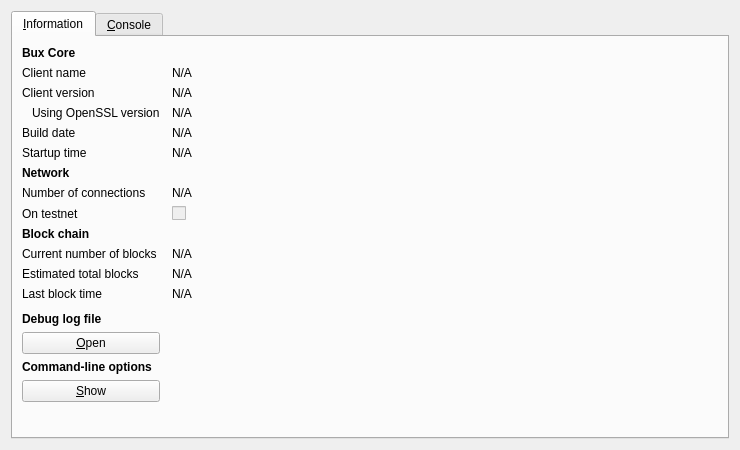
<?xml version="1.0" encoding="UTF-8"?>
<ui version="4.0">
 <class>RPCConsole</class>
 <widget class="QDialog" name="RPCConsole">
  <property name="geometry">
   <rect>
    <x>0</x>
    <y>0</y>
    <width>740</width>
    <height>450</height>
   </rect>
  </property>
  <property name="windowTitle">
   <string>Bux - Debug window</string>
  </property>
  <property name="styleSheet">
   <string notr="true">background-image: url(:/images/bkg2);</string>
  </property>
  <layout class="QVBoxLayout" name="verticalLayout_2">
   <item>
    <widget class="QTabWidget" name="tabWidget">
     <property name="currentIndex">
      <number>0</number>
     </property>
     <widget class="QWidget" name="tab_info">
      <attribute name="title">
       <string>&amp;Information</string>
      </attribute>
      <layout class="QGridLayout" name="gridLayout" columnstretch="0,1">
       <property name="horizontalSpacing">
        <number>12</number>
       </property>
       <item row="0" column="0">
        <widget class="QLabel" name="label_9">
         <property name="font">
          <font>
           <weight>75</weight>
           <bold>true</bold>
          </font>
         </property>
         <property name="text">
          <string>Bux Core</string>
         </property>
        </widget>
       </item>
       <item row="1" column="0">
        <widget class="QLabel" name="label_5">
         <property name="text">
          <string>Client name</string>
         </property>
        </widget>
       </item>
       <item row="1" column="1">
        <widget class="QLabel" name="clientName">
         <property name="cursor">
          <cursorShape>IBeamCursor</cursorShape>
         </property>
         <property name="text">
          <string>N/A</string>
         </property>
         <property name="textFormat">
          <enum>Qt::PlainText</enum>
         </property>
         <property name="textInteractionFlags">
          <set>Qt::LinksAccessibleByMouse|Qt::TextSelectableByKeyboard|Qt::TextSelectableByMouse</set>
         </property>
        </widget>
       </item>
       <item row="2" column="0">
        <widget class="QLabel" name="label_6">
         <property name="text">
          <string>Client version</string>
         </property>
        </widget>
       </item>
       <item row="2" column="1">
        <widget class="QLabel" name="clientVersion">
         <property name="cursor">
          <cursorShape>IBeamCursor</cursorShape>
         </property>
         <property name="text">
          <string>N/A</string>
         </property>
         <property name="textFormat">
          <enum>Qt::PlainText</enum>
         </property>
         <property name="textInteractionFlags">
          <set>Qt::LinksAccessibleByMouse|Qt::TextSelectableByKeyboard|Qt::TextSelectableByMouse</set>
         </property>
        </widget>
       </item>
       <item row="3" column="0">
        <widget class="QLabel" name="label_14">
         <property name="text">
          <string>Using OpenSSL version</string>
         </property>
         <property name="indent">
          <number>10</number>
         </property>
        </widget>
       </item>
       <item row="3" column="1">
        <widget class="QLabel" name="openSSLVersion">
         <property name="cursor">
          <cursorShape>IBeamCursor</cursorShape>
         </property>
         <property name="text">
          <string>N/A</string>
         </property>
         <property name="textFormat">
          <enum>Qt::PlainText</enum>
         </property>
         <property name="textInteractionFlags">
          <set>Qt::LinksAccessibleByMouse|Qt::TextSelectableByKeyboard|Qt::TextSelectableByMouse</set>
         </property>
        </widget>
       </item>
       <item row="4" column="0">
        <widget class="QLabel" name="label_12">
         <property name="text">
          <string>Build date</string>
         </property>
        </widget>
       </item>
       <item row="4" column="1">
        <widget class="QLabel" name="buildDate">
         <property name="cursor">
          <cursorShape>IBeamCursor</cursorShape>
         </property>
         <property name="text">
          <string>N/A</string>
         </property>
         <property name="textFormat">
          <enum>Qt::PlainText</enum>
         </property>
         <property name="textInteractionFlags">
          <set>Qt::LinksAccessibleByMouse|Qt::TextSelectableByKeyboard|Qt::TextSelectableByMouse</set>
         </property>
        </widget>
       </item>
       <item row="5" column="0">
        <widget class="QLabel" name="label_13">
         <property name="text">
          <string>Startup time</string>
         </property>
        </widget>
       </item>
       <item row="5" column="1">
        <widget class="QLabel" name="startupTime">
         <property name="cursor">
          <cursorShape>IBeamCursor</cursorShape>
         </property>
         <property name="text">
          <string>N/A</string>
         </property>
         <property name="textFormat">
          <enum>Qt::PlainText</enum>
         </property>
         <property name="textInteractionFlags">
          <set>Qt::LinksAccessibleByMouse|Qt::TextSelectableByKeyboard|Qt::TextSelectableByMouse</set>
         </property>
        </widget>
       </item>
       <item row="6" column="0">
        <widget class="QLabel" name="label_11">
         <property name="font">
          <font>
           <weight>75</weight>
           <bold>true</bold>
          </font>
         </property>
         <property name="text">
          <string>Network</string>
         </property>
        </widget>
       </item>
       <item row="7" column="0">
        <widget class="QLabel" name="label_7">
         <property name="text">
          <string>Number of connections</string>
         </property>
        </widget>
       </item>
       <item row="7" column="1">
        <widget class="QLabel" name="numberOfConnections">
         <property name="cursor">
          <cursorShape>IBeamCursor</cursorShape>
         </property>
         <property name="text">
          <string>N/A</string>
         </property>
         <property name="textFormat">
          <enum>Qt::PlainText</enum>
         </property>
         <property name="textInteractionFlags">
          <set>Qt::LinksAccessibleByMouse|Qt::TextSelectableByKeyboard|Qt::TextSelectableByMouse</set>
         </property>
        </widget>
       </item>
       <item row="8" column="0">
        <widget class="QLabel" name="label_8">
         <property name="text">
          <string>On testnet</string>
         </property>
        </widget>
       </item>
       <item row="8" column="1">
        <widget class="QCheckBox" name="isTestNet">
         <property name="enabled">
          <bool>false</bool>
         </property>
         <property name="text">
          <string/>
         </property>
        </widget>
       </item>
       <item row="9" column="0">
        <widget class="QLabel" name="label_10">
         <property name="font">
          <font>
           <weight>75</weight>
           <bold>true</bold>
          </font>
         </property>
         <property name="text">
          <string>Block chain</string>
         </property>
        </widget>
       </item>
       <item row="10" column="0">
        <widget class="QLabel" name="label_3">
         <property name="text">
          <string>Current number of blocks</string>
         </property>
        </widget>
       </item>
       <item row="10" column="1">
        <widget class="QLabel" name="numberOfBlocks">
         <property name="cursor">
          <cursorShape>IBeamCursor</cursorShape>
         </property>
         <property name="text">
          <string>N/A</string>
         </property>
         <property name="textFormat">
          <enum>Qt::PlainText</enum>
         </property>
         <property name="textInteractionFlags">
          <set>Qt::LinksAccessibleByMouse|Qt::TextSelectableByKeyboard|Qt::TextSelectableByMouse</set>
         </property>
        </widget>
       </item>
       <item row="11" column="0">
        <widget class="QLabel" name="label_4">
         <property name="text">
          <string>Estimated total blocks</string>
         </property>
        </widget>
       </item>
       <item row="11" column="1">
        <widget class="QLabel" name="totalBlocks">
         <property name="cursor">
          <cursorShape>IBeamCursor</cursorShape>
         </property>
         <property name="text">
          <string>N/A</string>
         </property>
         <property name="textFormat">
          <enum>Qt::PlainText</enum>
         </property>
         <property name="textInteractionFlags">
          <set>Qt::LinksAccessibleByMouse|Qt::TextSelectableByKeyboard|Qt::TextSelectableByMouse</set>
         </property>
        </widget>
       </item>
       <item row="12" column="0">
        <widget class="QLabel" name="label_2">
         <property name="text">
          <string>Last block time</string>
         </property>
        </widget>
       </item>
       <item row="12" column="1">
        <widget class="QLabel" name="lastBlockTime">
         <property name="cursor">
          <cursorShape>IBeamCursor</cursorShape>
         </property>
         <property name="text">
          <string>N/A</string>
         </property>
         <property name="textFormat">
          <enum>Qt::PlainText</enum>
         </property>
         <property name="textInteractionFlags">
          <set>Qt::LinksAccessibleByMouse|Qt::TextSelectableByKeyboard|Qt::TextSelectableByMouse</set>
         </property>
        </widget>
       </item>
       <item row="13" column="0">
        <spacer name="verticalSpacer_2">
         <property name="orientation">
          <enum>Qt::Vertical</enum>
         </property>
         <property name="sizeHint" stdset="0">
          <size>
           <width>20</width>
           <height>20</height>
          </size>
         </property>
        </spacer>
       </item>
       <item row="14" column="0">
        <widget class="QLabel" name="labelDebugLogfile">
         <property name="font">
          <font>
           <weight>75</weight>
           <bold>true</bold>
          </font>
         </property>
         <property name="text">
          <string>Debug log file</string>
         </property>
        </widget>
       </item>
       <item row="15" column="0">
        <widget class="QPushButton" name="openDebugLogfileButton">
         <property name="toolTip">
          <string>Open the Bux debug log file from the current data directory. This can take a few seconds for large log files.</string>
         </property>
         <property name="text">
          <string>&amp;Open</string>
         </property>
         <property name="autoDefault">
          <bool>false</bool>
         </property>
        </widget>
       </item>
       <item row="16" column="0">
        <widget class="QLabel" name="labelCLOptions">
         <property name="font">
          <font>
           <weight>75</weight>
           <bold>true</bold>
          </font>
         </property>
         <property name="text">
          <string>Command-line options</string>
         </property>
        </widget>
       </item>
       <item row="17" column="0">
        <widget class="QPushButton" name="showCLOptionsButton">
         <property name="toolTip">
          <string>Show the Bux-Qt help message to get a list with possible Bux command-line options.</string>
         </property>
         <property name="text">
          <string>&amp;Show</string>
         </property>
         <property name="autoDefault">
          <bool>false</bool>
         </property>
        </widget>
       </item>
       <item row="18" column="0">
        <spacer name="verticalSpacer">
         <property name="orientation">
          <enum>Qt::Vertical</enum>
         </property>
         <property name="sizeHint" stdset="0">
          <size>
           <width>20</width>
           <height>40</height>
          </size>
         </property>
        </spacer>
       </item>
      </layout>
     </widget>
     <widget class="QWidget" name="tab_console">
      <attribute name="title">
       <string>&amp;Console</string>
      </attribute>
      <layout class="QVBoxLayout" name="verticalLayout_3">
       <property name="spacing">
        <number>3</number>
       </property>
       <item>
        <widget class="QTextEdit" name="messagesWidget">
         <property name="minimumSize">
          <size>
           <width>0</width>
           <height>100</height>
          </size>
         </property>
         <property name="readOnly">
          <bool>true</bool>
         </property>
         <property name="tabKeyNavigation" stdset="0">
          <bool>false</bool>
         </property>
         <property name="columnCount" stdset="0">
          <number>2</number>
         </property>
        </widget>
       </item>
       <item>
        <layout class="QHBoxLayout" name="horizontalLayout">
         <property name="spacing">
          <number>3</number>
         </property>
         <item>
          <widget class="QLabel" name="label">
           <property name="text">
            <string notr="true">&gt;</string>
           </property>
          </widget>
         </item>
         <item>
          <widget class="QLineEdit" name="lineEdit"/>
         </item>
         <item>
          <widget class="QPushButton" name="clearButton">
           <property name="maximumSize">
            <size>
             <width>24</width>
             <height>24</height>
            </size>
           </property>
           <property name="toolTip">
            <string>Clear console</string>
           </property>
           <property name="text">
            <string/>
           </property>
           <property name="icon">
            <iconset resource="../bitcoin.qrc">
             <normaloff>:/icons/remove</normaloff>:/icons/remove</iconset>
           </property>
           <property name="shortcut">
            <string notr="true">Ctrl+L</string>
           </property>
           <property name="autoDefault">
            <bool>false</bool>
           </property>
          </widget>
         </item>
        </layout>
       </item>
      </layout>
     </widget>
    </widget>
   </item>
  </layout>
 </widget>
 <resources>
  <include location="../bitcoin.qrc"/>
 </resources>
 <connections/>
</ui>
